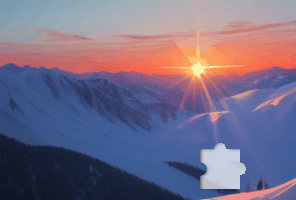
#> input picture guangming/back.png, 296 x 200 px
$ python yzm.py
#> lines starting #> are read from the running program, lines starting #| are printed output that depends on the picture; after the words box and inside, x2 and y2 are one past the last pixel; in counts of white or black regions, pixels touching at a corner belong together
try:
    import cv2
    import numpy as np
    from typing import Tuple, Optional
    CV2_AVAILABLE = True
except ImportError:
    print("OpenCV未安装，使用PIL作为替代方案")
    from PIL import Image
    import numpy as np
    from typing import Tuple, Optional
    CV2_AVAILABLE = False

def pipei(background_path: str, template_path: str) -> Optional[Tuple[int, int]]:
    """
    使用多种方法尝试找到滑块位置（针对滑块验证优化）

    Args:
        background_path: 背景图片路径
        template_path: 滑块模板路径

    Returns:
        滑块应该移动到的位置 (x, y)
    """
#> called with background_path = 'back.png', template_path = 'shadow.png'

    try:
        # 读取图片
        background = cv2.imread(background_path)
#> background is the input picture: shape (200, 296, 3); mean B, G, R 133.1, 108.1, 117.8
        template = cv2.imread(template_path)
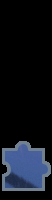
#> input picture guangming/shadow.png, 52 x 200 px
#> template is the input picture: shape (200, 52, 3); mean B, G, R 26.8, 18.7, 14.7

        if background is None or template is None:
            raise ValueError("无法加载图片文件")

        # 方法1: 直接模板匹配
        bg_gray = cv2.cvtColor(background, cv2.COLOR_BGR2GRAY)
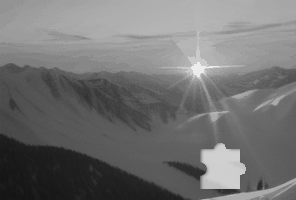
#> bg_gray: shape (200, 296); min 21, max 236, mean 113.8
        template_gray = cv2.cvtColor(template, cv2.COLOR_BGR2GRAY)
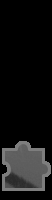
#> template_gray: shape (200, 52); min 0, max 132, mean 18.4

        result = cv2.matchTemplate(bg_gray, template_gray, cv2.TM_CCOEFF_NORMED)
        min_val, max_val, min_loc, max_loc = cv2.minMaxLoc(result)
#> min_val = -0.579; max_val = 0.298; min_loc = (21, 0); max_loc = (200, 0)

        if max_val > 0.3:  # 降低阈值
            return (max_loc[0], max_loc[1])

        # 方法2: 边缘检测匹配
        bg_edges = cv2.Canny(bg_gray, 50, 150)
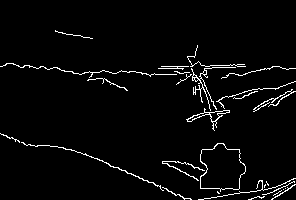
#> bg_edges: shape (200, 296); 3.3% white in thin lines or dots, all inside (x1, y1, x2, y2) = (0, 30, 296, 200)
        template_edges = cv2.Canny(template_gray, 50, 150)
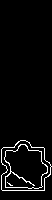
#> template_edges: shape (200, 52); 3.9% white in thin lines or dots, all inside (x1, y1, x2, y2) = (1, 140, 52, 191)

        result_edges = cv2.matchTemplate(bg_edges, template_edges, cv2.TM_CCOEFF_NORMED)
        min_val, max_val, min_loc, max_loc = cv2.minMaxLoc(result_edges)
#> min_val = -0.0286; max_val = 0.0941; min_loc = (212, 0); max_loc = (195, 0)

        if max_val > 0.3:
            return (max_loc[0], max_loc[1])

        # 方法3: 多尺度匹配
        scales = [0.8, 0.9, 1.0, 1.1, 1.2]
        best_match = 0
        best_location = None

        for scale in scales:
            resized_template = cv2.resize(template_gray, None, fx=scale, fy=scale)
            if resized_template.shape[0] > bg_gray.shape[0] or resized_template.shape[1] > bg_gray.shape[1]:
                continue

            result = cv2.matchTemplate(bg_gray, resized_template, cv2.TM_CCOEFF_NORMED)
            min_val, max_val, min_loc, max_loc = cv2.minMaxLoc(result)

            if max_val > best_match:
                best_match = max_val
                best_location = (max_loc[0], max_loc[1])
#> this loop made 5 passes
#> (min_val, max_val, min_loc, best_match, best_location) on pass 1: (-0.595, 0.653, (34, 33), 0.653, (204, 34))
#> (min_val, max_val, min_loc, max_loc) on passes 2 to 3: (-0.584, 0.573, (33, 18), (200, 17)), (-0.579, 0.298, (21, 0), (200, 0))
#> pass 1, in pipei, `result = cv2.matchTemplate(bg_gray, resized_template, cv2.TM_CCOEFF_NO..`:
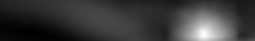
#> result: shape (41, 255) float32; min -0.595, max 0.653, mean -0.31; drawn with min black and max white
#> pass 2, in pipei, `result = cv2.matchTemplate(bg_gray, resized_template, cv2.TM_CCOEFF_NO..`:
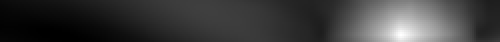
#> result: shape (21, 250) float32 (shown 2 times larger); min -0.584, max 0.573, mean -0.309; drawn with min black and max white
#> after the loop, best_match = 0.653

        if best_match > 0.25:
            return best_location

        return None

    except Exception as e:
        print(f"高级匹配错误: {e}")
        return None

def calculate_slide_distance(background_path: str, template_path: str) -> Optional[int]:
    """
    计算滑块需要移动的距离

    Args:
        background_path: 背景图片路径
        template_path: 滑块模板路径

    Returns:
        需要移动的像素距离，如果找不到则返回 None
    """
    position = pipei(background_path, template_path)

    if position is None:
        return None

    # 假设滑块从左边开始，返回水平移动距离
    return position[0]-52

if __name__ == "__main__":
    # 测试代码
    background_file = "back.png"
    template_file = "shadow.png"

    print("开始滑块验证图片匹配...")

    # 模板匹配
    advanced_position = pipei(background_file, template_file)
#> advanced_position = (204, 34)
    if advanced_position:
        print(f"模板匹配找到位置: x={advanced_position[0]}, y={advanced_position[1]}")
#| 模板匹配找到位置: x=204, y=34
    else:
        print("模板匹配未找到匹配位置")

    # 计算移动距离
    distance = calculate_slide_distance(background_file, template_file)
#> the loop in pipei (call 2), `for scale in scales:` made 5 passes
#> distance = 152
    if distance is not None:
        print(f"滑块需要移动距离: {distance}像素")
#| 滑块需要移动距离: 152像素
    else:
        print("无法计算移动距离")
